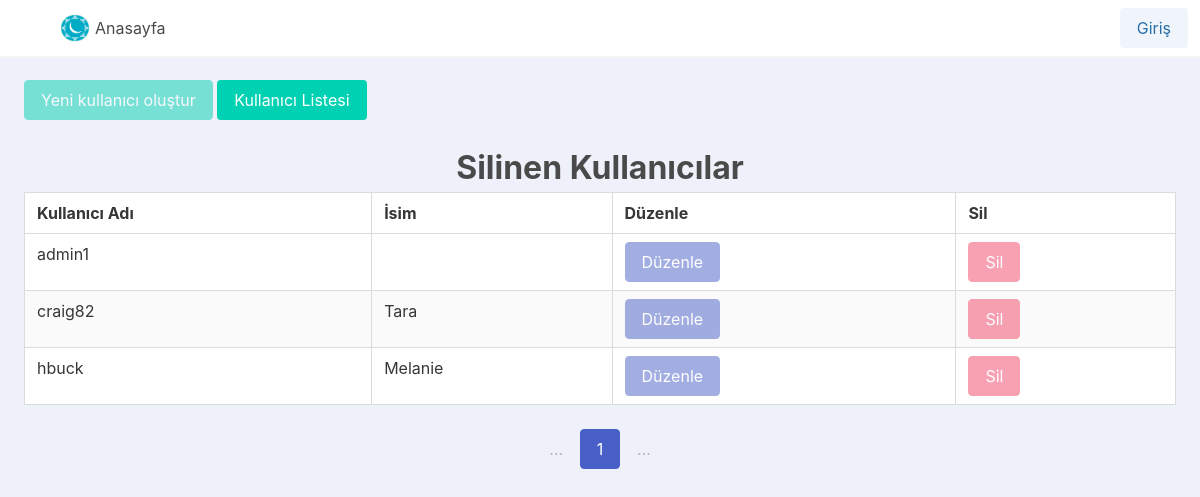
The app's page /userlistmasked/, older data.
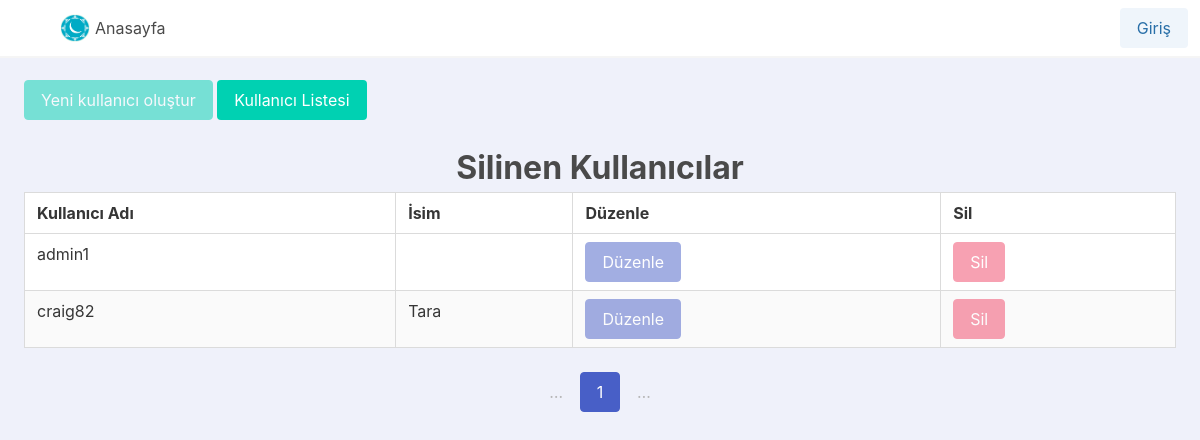
The same page, newer data.
### app_base/models.py (models this page shows, shortened)
class BaseModelSoftDelete(models.Model):
    is_active = models.BooleanField(_("active"), default=True)
    objects = ActiveObjectsManager()  # Active objects manager
    all_objects = AllObjectsManager()  # Custom manager including soft-deleted items
    class Meta:
        abstract = True

class MuUser(AbstractUser, BaseModelSoftDelete):
    username_validator = UnicodeUsernameValidator()
    username = models.CharField(_("Kullanıcı Adı"), max_length=150, unique=True, help_text=_("Max 150 karakter olabilir. Harfler, sayilar ve sadece @/./+/-/_ olabilir"), validators=[username_validator], error_messages={"unique": _("Bu isimde bir kullanici zaten var")})
    password = models.CharField(_("password"), max_length=128, null=False)
    first_name = models.CharField(_("İsim"), max_length=150, blank=True)  # AD-SOYAD ORTAK
    email = models.EmailField(_("email address"), blank=True)
    is_staff = models.BooleanField(_("Yönetici Durumu"), default=False, help_text=_("Kullanıcının bu yönetici paneline giriş yapabilmesini belirler."))
    is_active = models.BooleanField(_("active"), default=True, help_text=_("Designates whether this user should be treated as active. " "Unselect this instead of deleting accounts."))
    objects = ActiveObjectsManager()
    date_joined = models.DateTimeField(_("date joined"), default=timezone.now)
    currency = models.ForeignKey(Currency, on_delete=models.PROTECT, null=True, blank=True)
    gruplar = models.ManyToManyField(MuGroup, blank=True)

### app_base/views/users_view.py (the view)
# urls.py: path("userlistmasked/", views.userlistmasked_view, name="userlistmasked_view_name"),
def userlistmasked_view(request):
    users = MuUser.all_objects.get_deleted()
    per_page = 10  # You can adjust this as needed
    paginator = Paginator(users, per_page)
    page_number = request.GET.get("page")
    page = paginator.get_page(page_number)
    return render(request, "app_base/users/userlistmasked.html", {"page": page})

### app_base/models.py (called while the page is built)
    def get_queryset(self):
        return super().get_queryset()

    def get_deleted(self):
        return self.get_queryset().filter(is_active=False)

### app_base/templates/app_base/users/userlistmasked.html (shortened to what this page needs)
{% extends "base.html" %}
{% block content %}
    <div class="column m-auto">
        <div class="block">
            <a {% if not user.is_staff %}disabled onclick="return false;"{% endif %} class="button is-primary" href="{% url 'usercreate_view_name' %}">Yeni kullanıcı oluştur</a>
            <a class="button is-primary" href="{% url 'userlist_view_name' %}">Kullanıcı Listesi</a>
        </div>
        <h1 class="has-text-centered has-text-weight-bold is-size-3">Silinen Kullanıcılar</h1>
        <div class="table-container">
            <table class="table is-fullwidth is-striped is-hoverable is-bordered">
                <thead>
                    <tr>
                        <th>Kullanıcı Adı</th>
                        <th>İsim</th>
                        <th>Düzenle</th>
                        <th>Sil</th>
                    </tr>
                </thead>
                <tbody>
                    {% for muser in page %}
                        <tr>
                            <td>{{ muser.username }}</td>
                            <td>{{ muser.first_name }}</td>
                            <td>
                                <a {% if not user.is_staff %}disabled onclick="return false;"{% endif %} class="button is-link" href="{% url 'userupdate_view_name' muser.pk %}">Düzenle</a>
                            </td>
                            <td>
                                <a {% if not user.is_staff %}disabled onclick="return false;"{% endif %} class="button is-danger" href="{% url 'userdelete_view_name' muser.pk %}">Sil</a>
                            </td>
                        </tr>
                    {% empty %}
                        <tr>
                            <td colspan="5">Kayıtlı kullanıcı yok.</td>
                        </tr>
                    {% endfor %}
                </tbody>
            </table>
        </div>
        <div class="pagination is-centered" role="navigation">
            <ul class="pagination-list">
                <li>
                    <span class="pagination-ellipsis">…</span>
                </li>
                <li>
                    <span class="pagination-link is-current">{{ page.number }}</span>
                </li>
                <li>
                    <span class="pagination-ellipsis">…</span>
                </li>
            </ul>
        </div>
    </div>
{% endblock content %}

Row changes from the older to the newer data that the page shows:
no longer on this page (row edited): MuUser: username "hbuck", first_name "Melanie"
